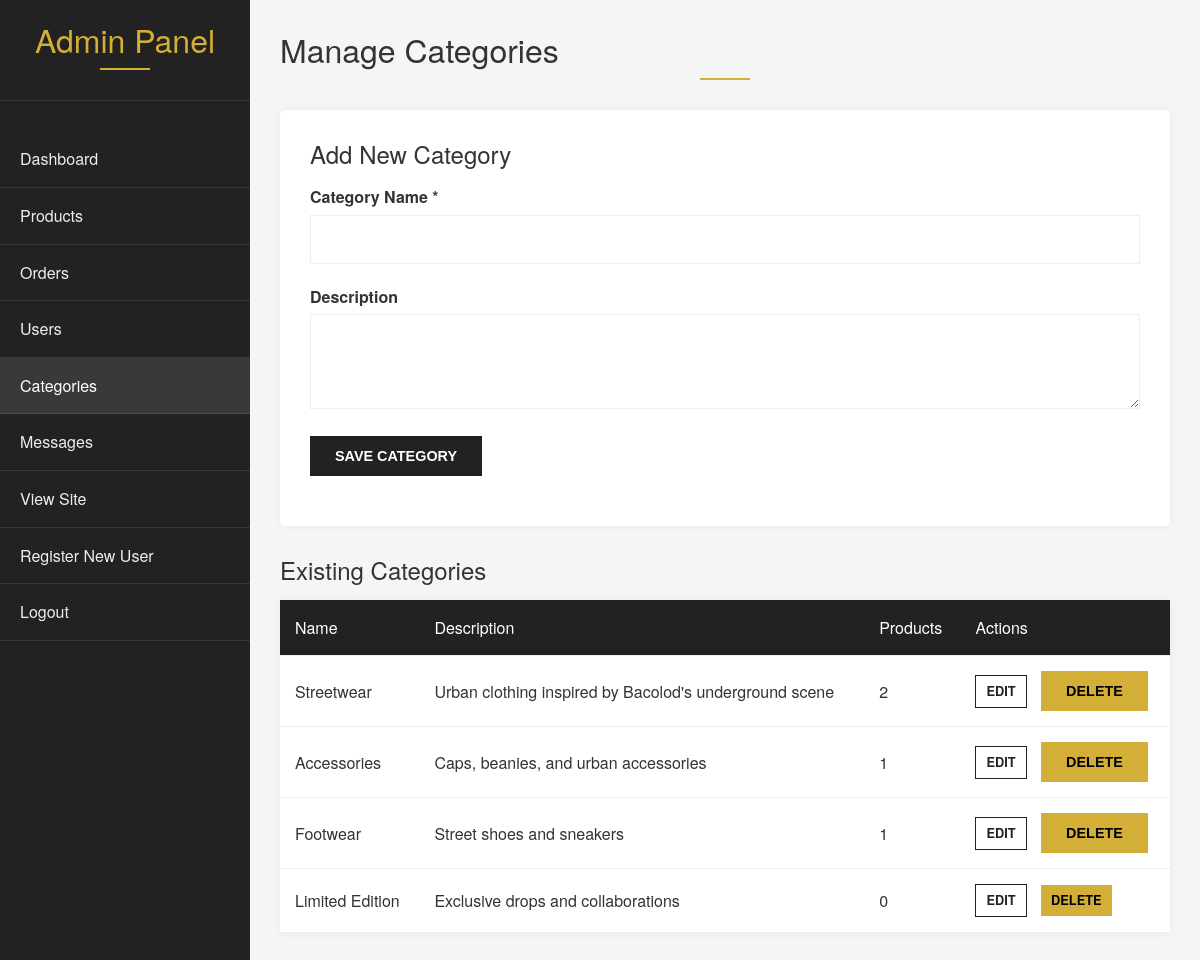
Before: /admin/categories.php (signed in) with the older database file.
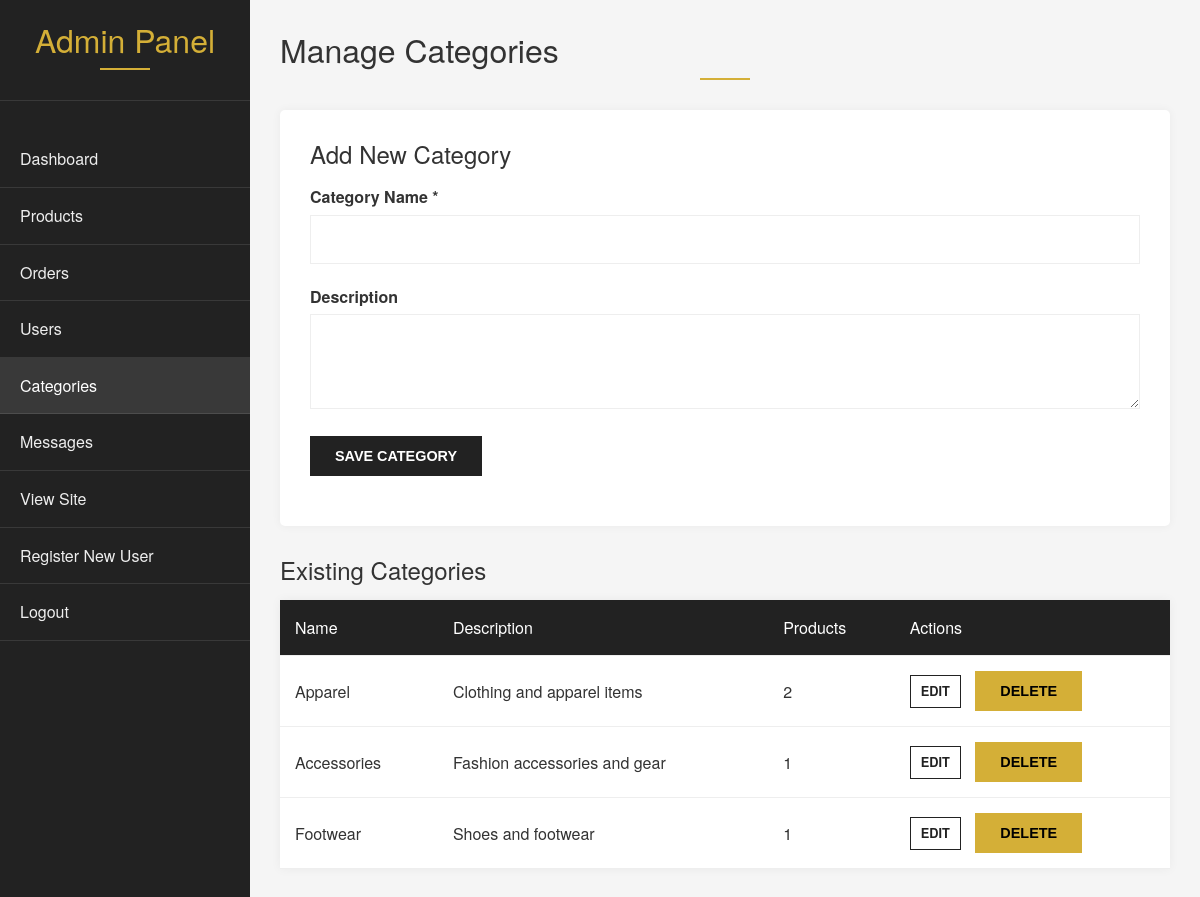
After: the same page with the newer database file.
### tables this page shows
CREATE TABLE IF NOT EXISTS categories (
    id INT(11) AUTO_INCREMENT PRIMARY KEY,
    name VARCHAR(100) NOT NULL,
    description TEXT,
    created_at TIMESTAMP DEFAULT CURRENT_TIMESTAMP
);

### admin/categories.php (the view, shortened to what this page needs)
<?php
$conn = getDBConnection();
$categoriesQuery = "SELECT c.*, COUNT(p.id) as product_count FROM categories c LEFT JOIN products p ON c.id = p.category_id GROUP BY c.id ORDER BY c.created_at DESC";
$categoriesResult = $conn->query($categoriesQuery);
?>
<!DOCTYPE html>
<html lang="en">
<head>
    <link rel="stylesheet" href="../assets/css/style.css">
</head>
<body>
    <div class="dashboard-container">
        <?php include 'sidebar.php'; ?>
        <div class="dashboard-content">
            <h2>Manage Categories</h2>
            <div class="product-form">
                <h3>Add New Category</h3>
                <form method="POST" action="">
                    <div class="form-group">
                        <label for="name">Category Name *</label>
                        <input type="text" id="name" name="name" required>
                    </div>
                    <div class="form-group">
                        <label for="description">Description</label>
                        <textarea id="description" name="description" rows="3"></textarea>
                    </div>
                    <div class="form-group">
                        <button type="submit" class="btn-primary">Save Category</button>
                    </div>
                </form>
            </div>
            <h3 style="margin-top: 30px;">Existing Categories</h3>
            <?php if ($categoriesResult->num_rows > 0): ?>
                <table class="responsive-table">
                    <thead>
                        <tr>
                            <th>Name</th>
                            <th>Description</th>
                            <th>Products</th>
                            <th>Actions</th>
                        </tr>
                    </thead>
                    <tbody>
                        <?php while ($category = $categoriesResult->fetch_assoc()): ?>
                            <tr>
                                <td><?php echo htmlspecialchars($category['name']); ?></td>
                                <td><?php echo htmlspecialchars($category['description']); ?></td>
                                <td><?php echo $category['product_count']; ?></td>
                                <td class="action-buttons">
                                    <a href="#" class="btn-secondary edit-category"
                                       data-id="<?php echo $category['id']; ?>"
                                       data-name="<?php echo htmlspecialchars($category['name']); ?>"
                                       data-description="<?php echo htmlspecialchars($category['description']); ?>">Edit</a>
                                    <?php if ($category['product_count'] == 0): ?>
                                        <a href="?delete=<?php echo $category['id']; ?>" class="btn-cart" onclick="return confirm('Are you sure you want to delete this category?')">Delete</a>
                                    <?php else: ?>
                                        <button class="btn-cart" disabled title="Category has products, cannot delete">Delete</button>
                                    <?php endif; ?>
                                </td>
                            </tr>
                        <?php endwhile; ?>
                    </tbody>
                </table>
            <?php else: ?>
                <p>No categories found.</p>
            <?php endif; ?>
        </div>
    </div>
</body>
</html>

### admin/sidebar.php
<div class="dashboard-sidebar">
    <h2 style="color: #d4af37; padding: 0 20px 20px; border-bottom: 1px solid rgba(255,255,255,0.1);">Admin Panel</h2>
    <ul>
        <li><a href="dashboard.php" <?php echo basename($_SERVER['PHP_SELF']) == 'dashboard.php' ? 'class="active"' : ''; ?>>Dashboard</a></li>
        <li><a href="products.php" <?php echo basename($_SERVER['PHP_SELF']) == 'products.php' ? 'class="active"' : ''; ?>>Products</a></li>
        <li><a href="orders.php" <?php echo basename($_SERVER['PHP_SELF']) == 'orders.php' ? 'class="active"' : ''; ?>>Orders</a></li>
        <li><a href="users.php" <?php echo basename($_SERVER['PHP_SELF']) == 'users.php' ? 'class="active"' : ''; ?>>Users</a></li>
        <li><a href="categories.php" <?php echo basename($_SERVER['PHP_SELF']) == 'categories.php' ? 'class="active"' : ''; ?>>Categories</a></li>
        <li><a href="messages.php" <?php echo basename($_SERVER['PHP_SELF']) == 'messages.php' ? 'class="active"' : ''; ?>>Messages</a></li>
        <li><a href="../index.php">View Site</a></li>
        <li><a href="../register.php" target="_blank">Register New User</a></li>
        <li><a href="../logout.php">Logout</a></li>
    </ul>
</div>

### assets/css/style.css (style rules this page uses)
:root { --primary-color: #222; --secondary-color: #f5f5f5; --accent-color: #d4af37; --text-color: #333; --light-gray: #eee; --dark-gray: #666; --white: #fff; --black: #000; --font-main: 'Helvetica Neue', Arial, sans-serif; }
* { margin: 0; padding: 0; box-sizing: border-box; }
body { font-family: var(--font-main); color: var(--text-color); line-height: 1.6; background-color: var(--white); }
h1, h2, h3, h4, h5, h6 { font-weight: 400; line-height: 1.2; margin-bottom: 15px; }
h2 { font-size: 2rem; text-align: center; margin-bottom: 30px; position: relative; }
h2:after { content: ''; display: block; width: 50px; height: 2px; background: var(--accent-color); margin: 10px auto; }
h3 { font-size: 1.5rem; }
a { text-decoration: none; color: var(--primary-color); transition: color 0.3s ease; }
.btn-primary, .btn-secondary, .btn-cart { display: inline-block; padding: 12px 25px; border: none; cursor: pointer; text-align: center; text-transform: uppercase; font-size: 0.9rem; font-weight: 600; transition: all 0.3s ease; }
.btn-primary { background: var(--primary-color); color: var(--white); }
.btn-secondary { background: transparent; color: var(--primary-color); border: 1px solid var(--primary-color); }
.btn-cart { background: var(--accent-color); color: var(--black); border: none; }
.form-group { margin-bottom: 20px; }
.form-group label { display: block; margin-bottom: 5px; font-weight: bold; }
.form-group input, .form-group textarea, .form-group select { width: 100%; padding: 12px; border: 1px solid var(--light-gray); font-family: var(--font-main); font-size: 1rem; }
.dashboard-container { display: flex; min-height: calc(100vh - 100px); }
.dashboard-sidebar { width: 250px; background: var(--primary-color); color: var(--white); padding: 20px 0; }
.dashboard-sidebar ul { list-style: none; }
.dashboard-sidebar ul li a { display: block; padding: 15px 20px; color: var(--light-gray); border-bottom: 1px solid rgba(255,255,255,0.1); }
.dashboard-sidebar ul li a:hover, .dashboard-sidebar ul li a.active { background: rgba(255,255,255,0.1); color: var(--white); }
.dashboard-content { flex: 1; padding: 30px; background: var(--secondary-color); }
.dashboard-content h2 { text-align: left; }
.responsive-table { width: 100%; border-collapse: collapse; background: var(--white); box-shadow: 0 0 10px rgba(0,0,0,0.05); }
.responsive-table th, .responsive-table td { padding: 15px; text-align: left; border-bottom: 1px solid var(--light-gray); }
.responsive-table th { background: var(--primary-color); color: var(--white); font-weight: normal; }
.action-buttons a { margin-right: 10px; padding: 5px 10px; font-size: 0.8rem; }
.product-form { background: var(--white); padding: 30px; border-radius: 5px; box-shadow: 0 0 10px rgba(0,0,0,0.05); }
.product-form .form-group { margin-bottom: 20px; }
.product-form .form-group label { display: block; margin-bottom: 5px; font-weight: bold; }
.product-form .form-group input, .product-form .form-group textarea, .product-form .form-group select { width: 100%; padding: 12px; border: 1px solid var(--light-gray); font-family: var(--font-main); font-size: 1rem; }

Changed rows visible on the page:
removed categories: name "Limited Edition", description "Exclusive drops and collaborations", product_count "0"
changed categories: name "Streetwear" → "Apparel"; description "Urban clothing inspired by Bacolod's underground scene" → "Clothing and apparel items"
changed categories "Accessories": description "Caps, beanies, and urban accessories" → "Fashion accessories and gear"
changed categories "Footwear": description "Street shoes and sneakers" → "Shoes and footwear"
